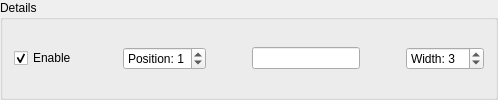
             <widget class="QGroupBox" name="groupButtonDetails">
              <property name="toolTip">
               <string>View media details</string>
              </property>
              <property name="title">
               <string>Details</string>
              </property>
              <layout class="QHBoxLayout" name="horizontalLayout_5">
               <item>
                <widget class="QCheckBox" name="checkButtonDetails">
                 <property name="sizePolicy">
                  <sizepolicy hsizetype="Maximum" vsizetype="Fixed">
                   <horstretch>0</horstretch>
                   <verstretch>0</verstretch>
                  </sizepolicy>
                 </property>
                 <property name="toolTip">
                  <string>Partial checks are stored in collapsable drawer</string>
                 </property>
                 <property name="text">
                  <string>Enable</string>
                 </property>
                 <property name="checked">
                  <bool>true</bool>
                 </property>
                 <property name="tristate">
                  <bool>true</bool>
                 </property>
                </widget>
               </item>
               <item>
                <spacer name="horizontalSpacer_4">
                 <property name="orientation">
                  <enum>Qt::Orientation::Horizontal</enum>
                 </property>
                 <property name="sizeHint" stdset="0">
                  <size>
                   <width>40</width>
                   <height>20</height>
                  </size>
                 </property>
                </spacer>
               </item>
               <item>
                <widget class="QSpinBox" name="spinButtonDetailsPosition">
                 <property name="sizePolicy">
                  <sizepolicy hsizetype="Preferred" vsizetype="Fixed">
                   <horstretch>0</horstretch>
                   <verstretch>0</verstretch>
                  </sizepolicy>
                 </property>
                 <property name="toolTip">
                  <string>Ascending from left to right</string>
                 </property>
                 <property name="correctionMode">
                  <enum>QAbstractSpinBox::CorrectionMode::CorrectToNearestValue</enum>
                 </property>
                 <property name="suffix">
                  <string/>
                 </property>
                 <property name="prefix">
                  <string>Position: </string>
                 </property>
                 <property name="maximum">
                  <number>9</number>
                 </property>
                 <property name="value">
                  <number>1</number>
                 </property>
                </widget>
               </item>
               <item>
                <spacer name="horizontalSpacer_13">
                 <property name="orientation">
                  <enum>Qt::Orientation::Horizontal</enum>
                 </property>
                 <property name="sizeHint" stdset="0">
                  <size>
                   <width>40</width>
                   <height>20</height>
                  </size>
                 </property>
                </spacer>
               </item>
               <item>
                <widget class="QLineEdit" name="lineButtonDetails">
                 <property name="sizePolicy">
                  <sizepolicy hsizetype="Preferred" vsizetype="Fixed">
                   <horstretch>0</horstretch>
                   <verstretch>0</verstretch>
                  </sizepolicy>
                 </property>
                 <property name="toolTip">
                  <string>Button display text</string>
                 </property>
                 <property name="text">
                  <string/>
                 </property>
                 <property name="cursorPosition">
                  <number>0</number>
                 </property>
                </widget>
               </item>
               <item>
                <spacer name="horizontalSpacer_23">
                 <property name="orientation">
                  <enum>Qt::Orientation::Horizontal</enum>
                 </property>
                 <property name="sizeHint" stdset="0">
                  <size>
                   <width>40</width>
                   <height>20</height>
                  </size>
                 </property>
                </spacer>
               </item>
               <item>
                <widget class="QSpinBox" name="spinButtonDetailsWidth">
                 <property name="toolTip">
                  <string>Smaller numbers make for smaller buttons</string>
                 </property>
                 <property name="prefix">
                  <string>Width: </string>
                 </property>
                 <property name="minimum">
                  <number>1</number>
                 </property>
                 <property name="maximum">
                  <number>10</number>
                 </property>
                 <property name="value">
                  <number>3</number>
                 </property>
                </widget>
               </item>
              </layout>
             </widget>
